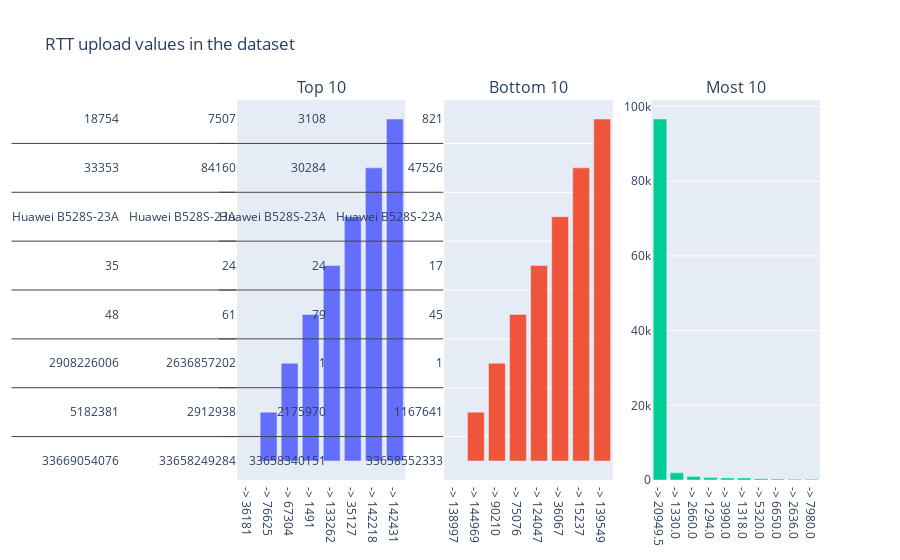

Write notebook code for a chart like this one.
### Code cell
plotly_multi_hist([top_10_ul, bot_10_ul, freq_10_ul], 1, 3, "RTT upload values in the dataset", ['Top 10', 'Bottom 10', 'Most 10'])

### Figure 1 — Plotly figure (JSON) as saved in the notebook; plotly's stock layout.template omitted (floating-point values rounded to 4 significant figures)
{"data": [{"type": "bar", "x": ["-> 36181", "-> 76625", "-> 67304", "-> 1491", "-> 133262", "-> 35127", "-> 142218", "-> 142431", "-> 66068", "-> 1369"], "xaxis": "x", "y": [[33669054076, 5182381, 2908226006, 48, 35, "Huawei B528S-23A", 33353, 18754], [33658249284, 2912938, 2636857202, 61, 24, "Huawei B528S-23A", 84160, 7507], [33763588772, 9213923, 2455599840, 50, 24, "Huawei B528S-23A", 58997, 6247], [33669054076, 352815, 2260359347, 50, 28, "Huawei B528S-23A", 36938, 18810], [33664698321, 323300754, 1751383517, 312, 52, "Huawei B528S-23A", 63163, 6778], [33665090461, 149425717, 1727810000, 42, 39, "Huawei B528S-23A", 144177, 37662], [33760918898, 2089389, 1237861906, 115, 19, "Huawei B528S-23A", 32254, 10409], [33661679531, 122224, 794825766, 32, 9, "Huawei B528S-23A", 39624, 13541], [33698382849, 282503545, 719571807, 125, 167, "Huawei B528S-23A", 42256, 20965], [33668446094, 3076798, 526246337, 178, 495, "Huawei B528S-23A", 17917, 12905]], "yaxis": "y"}, {"type": "bar", "x": ["-> 138997", "-> 144969", "-> 90210", "-> 75076", "-> 124047", "-> 36067", "-> 15237", "-> 139549", "-> 78672", "-> 38380"], "xaxis": "x2", "y": [[33658340151, 2175970, 1, 79, 24, "Huawei B528S-23A", 30284, 3108], [33658552333, 1167641, 1, 45, 17, "Huawei B528S-23A", 47526, 821], [33782587773, 7505983, 1, 57, 12, "Spa Condor Elect. Plume L2", 73997, 2532], [33665674774, 8001, 1, 62, 19, "Huawei B528S-23A", 25732, 635], [33658552333, 256358, 1, 46, 14, "Huawei B528S-23A", 43005, 900], [33762067105, 25425, 1, 40, 27, "Huawei B528S-23A", 22163, 478], [33668086182, 112927, 1, 39, 6, "Tp-Link Technolo. Tl-Mr6400", 14731, 700], [33664736698, 279510, 1, 112, 21, "Huawei B528S-23A", 32179, 1081], [33763188980, 52852177, 1, 70, 13, "Huawei B528S-23A", 47745, 1113], [33665743237, 9310, 1, 43, 32, "Huawei B528S-23A", 17540, 15000]], "yaxis": "y2"}, {"type": "bar", "x": ["-> 20949.5", "-> 1330.0", "-> 2660.0", "-> 1294.0", "-> 3990.0", "-> 1318.0", "-> 5320.0", "-> 6650.0", "-> 2636.0", "-> 7980.0"], "xaxis": "x3", "y": [96648, 1910, 937, 651, 548, 545, 366, 271, 234, 219], "yaxis": "y3"}], "layout": {"annotations": [{"font": {"size": 16}, "showarrow": false, "text": "Top 10", "x": 0.1444, "xanchor": "center", "xref": "paper", "y": 1, "yanchor": "bottom", "yref": "paper"}, {"font": {"size": 16}, "showarrow": false, "text": "Bottom 10", "x": 0.5, "xanchor": "center", "xref": "paper", "y": 1, "yanchor": "bottom", "yref": "paper"}, {"font": {"size": 16}, "showarrow": false, "text": "Most 10", "x": 0.8556, "xanchor": "center", "xref": "paper", "y": 1, "yanchor": "bottom", "yref": "paper"}], "showlegend": false, "title": {"text": "RTT upload values in the dataset"}, "xaxis": {"anchor": "y", "domain": [0, 0.2889]}, "xaxis2": {"anchor": "y2", "domain": [0.3556, 0.6444]}, "xaxis3": {"anchor": "y3", "domain": [0.7111, 1]}, "yaxis": {"anchor": "x", "domain": [0, 1]}, "yaxis2": {"anchor": "x2", "domain": [0, 1]}, "yaxis3": {"anchor": "x3", "domain": [0, 1]}}}
